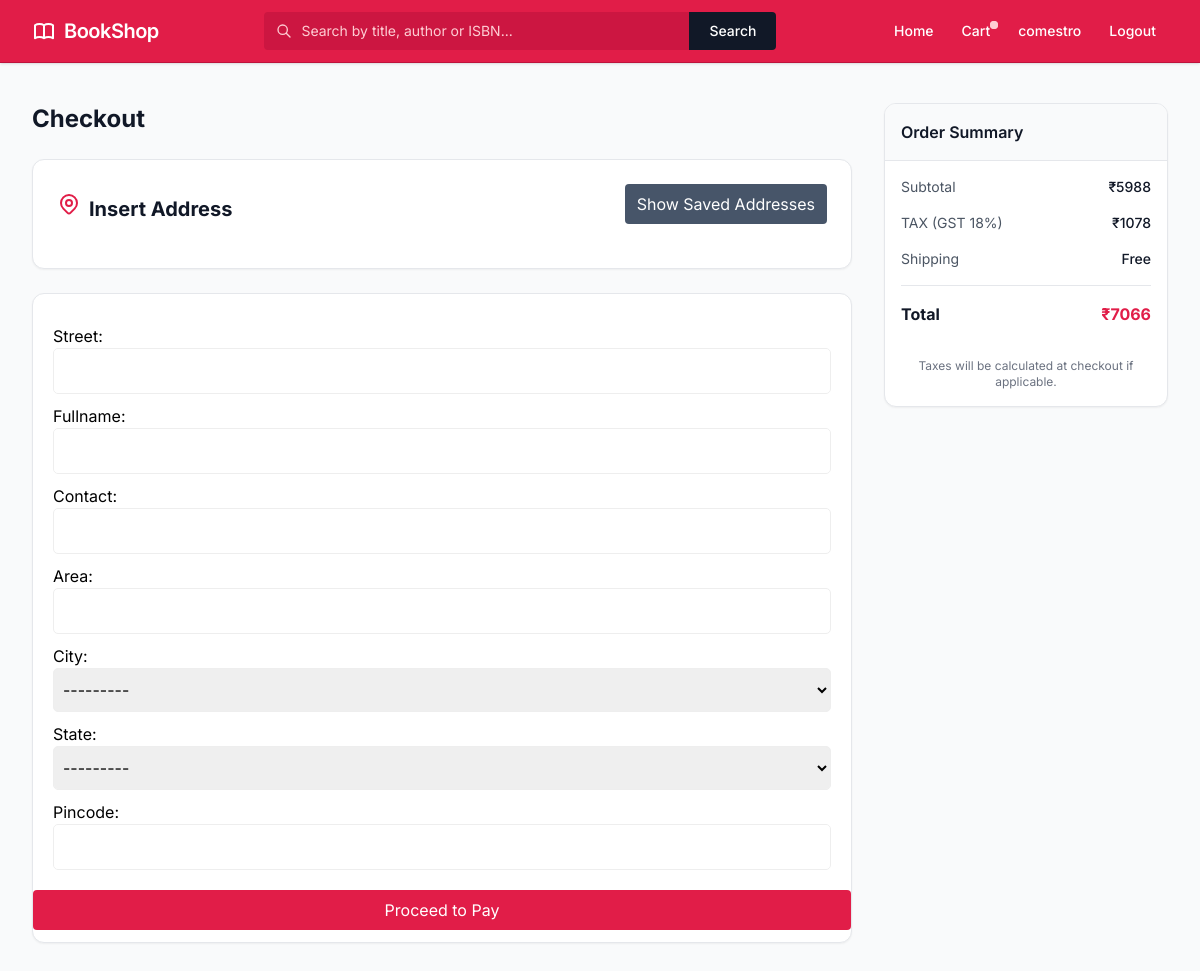
Before: /checkout/ (signed in) with the older database file.
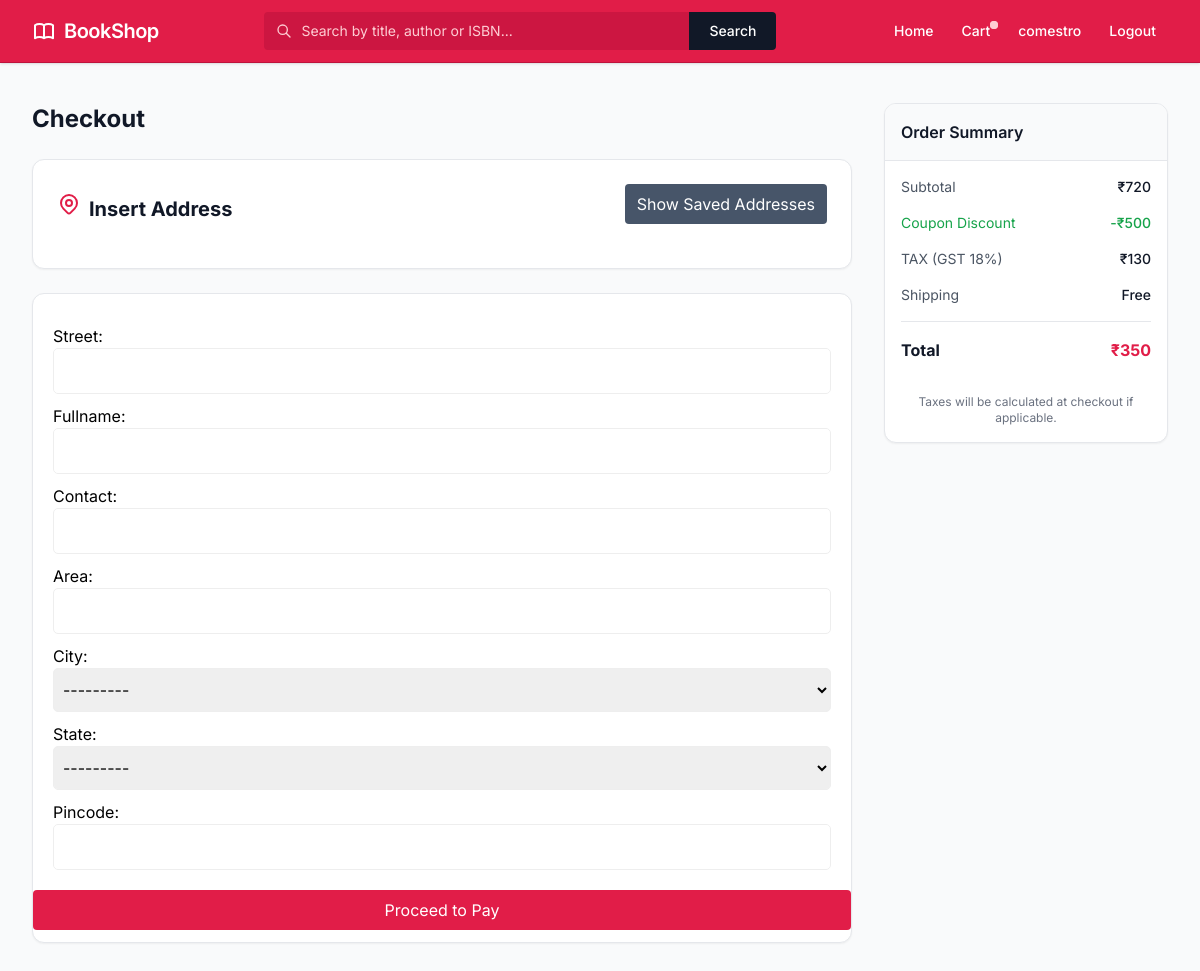
After: the same page with the newer database file.
### ecom/models.py (models this page shows, shortened)
class Order(models.Model):
    user_id = models.ForeignKey(User, on_delete=models.CASCADE)
    coupon_id = models.ForeignKey(Coupon, on_delete=models.CASCADE,null=True, blank=True)
    address_id = models.ForeignKey(Address, on_delete=models.CASCADE,null=True, blank=True)
    is_ordered = models.BooleanField(default=False)
    def getSubTotal(self):
        total = 0
        for item in self.orderitem_set.all():
            total += item.getItemPrice()
        return total
    def getTotalTax(self):
        return round(0.18 * self.getSubTotal())
    def getShippingCharge(self):
        if self.getSubTotal() < 500:
            return 60
        else:
            return 0
    def getCouponDiscount(self):
        if self.coupon_id:
            return self.coupon_id.discount
        else:
            return 0
    def getPayableAmount(self):
        return (self.getSubTotal() + self.getTotalTax() + self.getShippingCharge()) - self.getCouponDiscount()

class OrderItem(models.Model):
    user_id = models.ForeignKey(User, on_delete=models.CASCADE)
    book_id = models.ForeignKey(Book, on_delete=models.CASCADE)
    order_id = models.ForeignKey(Order, on_delete=models.CASCADE)
    qty = models.IntegerField(default=1)
    is_ordered = models.BooleanField(default=False)
    def getItemPrice(self):
        return self.qty * self.book_id.price

class Book(models.Model):
    title = models.CharField(max_length=200)
    author = models.CharField(max_length=200)
    nop = models.IntegerField(default=0)
    isbn = models.CharField(max_length=200)
    publish_year = models.IntegerField()
    genre = models.ForeignKey(Genre, on_delete=models.CASCADE)
    cover_image = models.ImageField(upload_to="books/")
    price = models.IntegerField(null=True, blank=True)
    description = models.TextField(null=True, blank=True, default="N/A")

class Coupon(models.Model):
    code = models.CharField(max_length=200)
    discount = models.IntegerField()

### ecom/views.py (the view)
# urls.py: path('checkout/', views.checkout, name="checkout"),
def checkout(req):
    form = AddressCheckoutForm(req.POST or None)
    order = Order.objects.filter(user_id=req.user, is_ordered=False).first()
    addresses = Address.objects.filter(user_id=req.user)
    if req.POST.get("address_id"):
        try:
            address = Address.objects.get(id=req.POST.get("address_id"))
        except Address.DoesNotExist:
            print("not found saved address")
        order.address_id = address
        order.save()
        return redirect(checkout)
    else:
        if req.method == "POST":
            if form.is_valid():
                data = form.save(commit=False)
                data.user_id = req.user
                data.save()
                order.address_id = data
                order.save()
                return redirect(checkout)
    return render(req, "checkout.html", {"form":form,"order":order,"addresses":addresses})

### ecom/forms.py
class AddressCheckoutForm(ModelForm):
    class Meta:
        model = Address
        exclude = ("user_id",)

### ecom/templates/checkout.html (shortened to what this page needs)
<!doctype html>
<html lang="en">
  <head>
    {% load static %}
    <script src="https://cdn.tailwindcss.com"></script>
  </head>
  <body x-data="{open:true}"
    class="min-h-screen flex flex-col selection:bg-rose-100 selection:text-rose-900"
  >
    {% include "header.html" %}
    <div
      class="max-w-[1400px] mx-auto w-full px-4 sm:px-6 lg:px-8 py-6 lg:py-10 flex flex-col lg:flex-row gap-6 lg:gap-8 flex-1"
    >
      <main class="w-full lg:w-3/4 xl:w-4/5 flex flex-col gap-6">
        <h2 class="text-2xl font-bold text-gray-900">Checkout</h2>
        <form action="" method="post" id="select-address-form">
          <div
            class="bg-white rounded-xl shadow-sm border border-gray-200 overflow-hidden p-5 sm:p-6 mb-6"
          >
            <div class="flex items-center justify-between mb-5">
              <h2
                class="text-xl font-bold text-gray-900 flex items-center gap-2"
              >
                <p x-show="open">Insert Address </p>
              </h2>
              <a href="#" class="bg-slate-600 text-white px-3 py-2 rounded" @click.prevent="open = false" x-show="open">Show Saved Addresses</a>
            </div>
          </div>
          <div
            class="bg-white rounded-xl shadow-sm border border-gray-200 overflow-hidden"
          >
            <div x-show="open" class="p-5">
            {{form.as_p}}
            </div>
            <div class="mb-3">
              <input
                type="submit"
                value="Proceed to Pay"
                class="bg-rose-600 text-white w-full px-3 py-2 rounded"
              />
            </div>
          </div>
        </form>
      </main>
      <aside class="w-full lg:w-1/4 xl:w-1/5 shrink-0">
        <div
          class="bg-white rounded-xl shadow-sm border border-gray-200 overflow-hidden sticky top-24"
        >
          <div class="p-4 bg-gray-50 border-b border-gray-200">
            <h3 class="text-base font-semibold text-gray-900">Order Summary</h3>
          </div>
          <div class="p-4 flex flex-col gap-4">
            <div class="flex justify-between text-sm text-gray-600">
              <span>Subtotal</span>
              <span class="font-medium text-gray-900"
                >₹{{order.getSubTotal}}</span
              >
            </div>
            {% if order.coupon_id %}
            <div class="flex justify-between text-sm text-green-600">
              <span>Coupon Discount</span>
              <span class="font-medium text-green-600"
                >-₹{{order.getCouponDiscount}}</span
              >
            </div>
            {% endif %}
            <div class="flex justify-between text-sm text-gray-600">
              <span>TAX (GST 18%)</span>
              <span class="font-medium text-gray-900"
                >₹{{order.getTotalTax}}</span
              >
            </div>
            <div class="flex justify-between text-sm text-gray-600">
              <span>Shipping</span>
              <span class="font-medium text-gray-900">
                {% if not order.getShippingCharge %} Free {% else %}
                {{order.getShippingCharge}} {% endif %}
              </span>
            </div>
            <div
              class="border-t border-gray-200 pt-4 flex justify-between text-base font-bold text-gray-900"
            >
              <span>Total</span>
              <span class="text-rose-600">₹{{order.getPayableAmount}}</span>
            </div>
            <div class="mt-4 text-xs text-gray-500 text-center">
              <p>Taxes will be calculated at checkout if applicable.</p>
            </div>
          </div>
        </div>
      </aside>
    </div>
  </body>
</html>

Changed rows visible on the page:
changed Order: getSubTotal "5988" → "720"; coupon_id_id empty → 2 (drawn); getCouponDiscount (not shown) → "500"; getTotalTax "1078" → "130"; getPayableAmount "7066" → "350"
Other visible differences:
text now shown: "Coupon Discount -₹"
